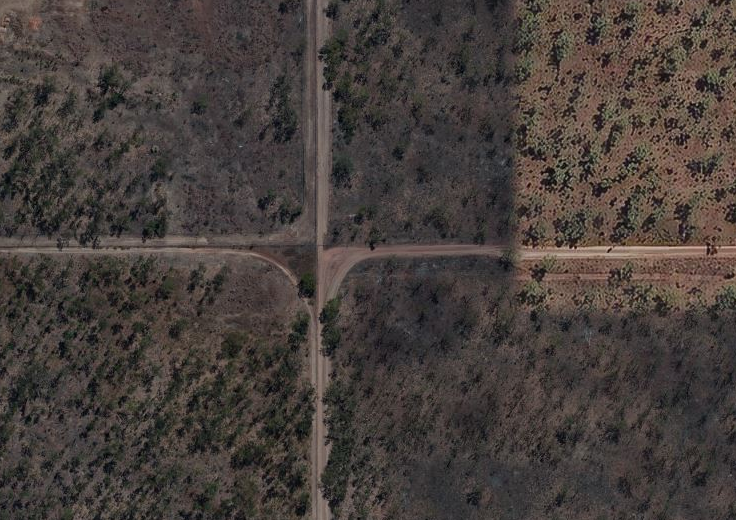
#> input picture map5.PNG, 736 x 520 px
$ python imageProcessing_ver9.py
#> lines starting #> are read from the running program, lines starting #| are printed output that depends on the picture
import cv2 as cv
import numpy as np
from skimage.transform import hough_line, hough_line_peaks
import matplotlib.pyplot as plt

height = 224
width = 224

img = cv.imread('map5.PNG', cv.CV_8UC1)
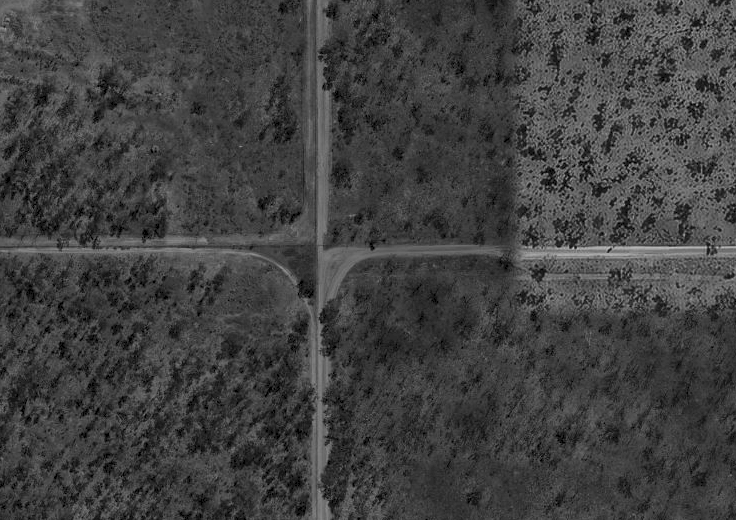
#> img: shape (520, 736); min 0, max 195, mean 65


resized_img = cv.resize(img, (height, width))
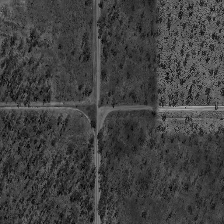
#> resized_img: shape (224, 224); min 0, max 179, mean 64.8
min_line_length = 100
max_line_gap = 10

denoised_img = cv.medianBlur(resized_img, 5)
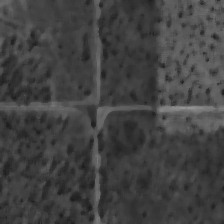
#> denoised_img: shape (224, 224); min 28, max 148, mean 65.9

th = cv.adaptiveThreshold(resized_img, maxValue = 255, adaptiveMethod = cv.ADAPTIVE_THRESH_GAUSSIAN_C, thresholdType = cv.THRESH_BINARY, blockSize = 11, C = 2)
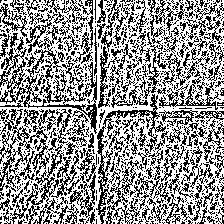
#> th: shape (224, 224); 58.5% white; black in thin lines or dots
laplacian = cv.Laplacian(th, cv.CV_64F).astype('uint8')
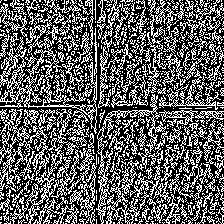
#> laplacian: shape (224, 224); min 0, max 255, mean 95.6
edges = cv.Canny(th, threshold1 = 1500, threshold2 = 500)
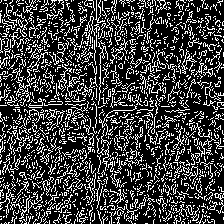
#> edges: shape (224, 224); 24.9% white in thin lines or dots

lines = cv.HoughLinesP(edges, rho = 1, theta = np.pi / 180, threshold = 100, minLineLength = min_line_length, maxLineGap = max_line_gap)
#> lines = 20 rows, first 6: [61, 79, 204, 222], [0, 15, 159, 174], [20, 218, 156, 82], [19, 0, 222, 203], [6, 7, 137, 138], [0, 22, 135, 157]
for line in lines:
    for x1, y1, x2, y2 in line:
        hough_lines_img = cv.line(resized_img ,(x1,y1),(x2,y2),color = (0,255,0), thickness = 2)
#> this loop made 20 passes
#> line on passes 1 to 12: [[61, 79, 204, 222]], [[0, 15, 159, 174]], [[20, 218, 156, 82]], [[19, 0, 222, 203]], [[6, 7, 137, 138]], [[0, 22, 135, 157]], [[67, 62, 223, 218]], [[1, 44, 178, 221]], [[1, 0, 210, 209]], [[6, 11, 139, 144]], [[73, 157, 219, 11]], [[94, 72, 222, 200]]
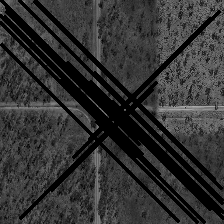
#> resized_img: shape (224, 224); min 0, max 179, mean 50.7


# [6 lines of commented-out code are left out]
plt.imshow(cv.cvtColor(hough_lines_img, cv.COLOR_BGR2RGB))
plt.show()

$ run again, with Map1.png copied over map5.PNG
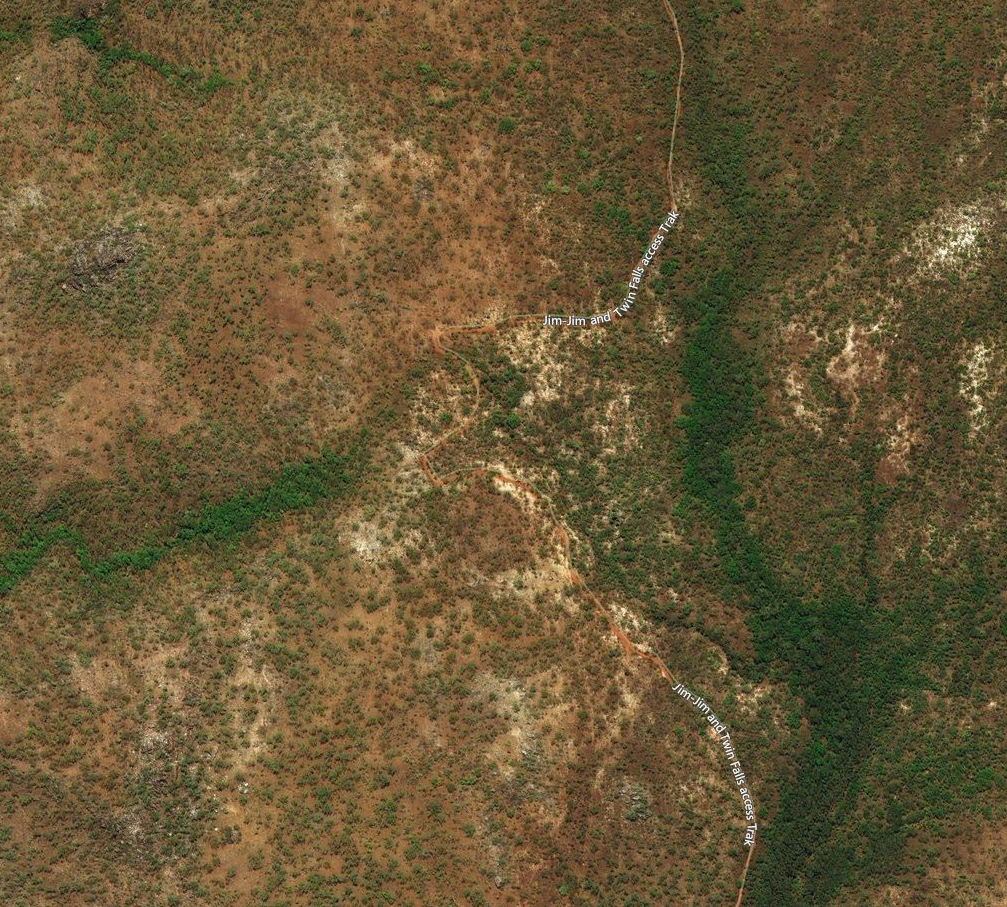
#> input picture Map1.png, 1007 x 907 px
#> `th = cv.adaptiveThreshold(resized_img, maxValue = 255, adaptiveMethod ..`:
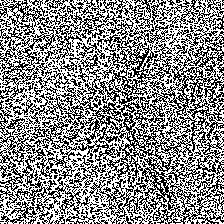
#> th: shape (224, 224); 54.9% white; black in thin lines or dots
#> edges: shape (224, 224); 22.1% white in thin lines or dots
#> lines = [[48, 50, 177, 179], [58, 29, 223, 194], [0, 11, 164, 175], [30, 186, 170, 46], [11, 222, 137, 96], [52, 157, 185, 24]]
#> the loop `for line in lines:` made 6 passes
#> after the loop `for line in lines:`:
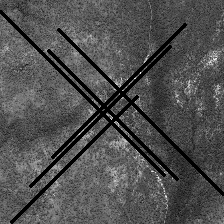
#> resized_img: shape (224, 224); min 0, max 245, mean 80.1

$ run again, with map3.PNG copied over map5.PNG
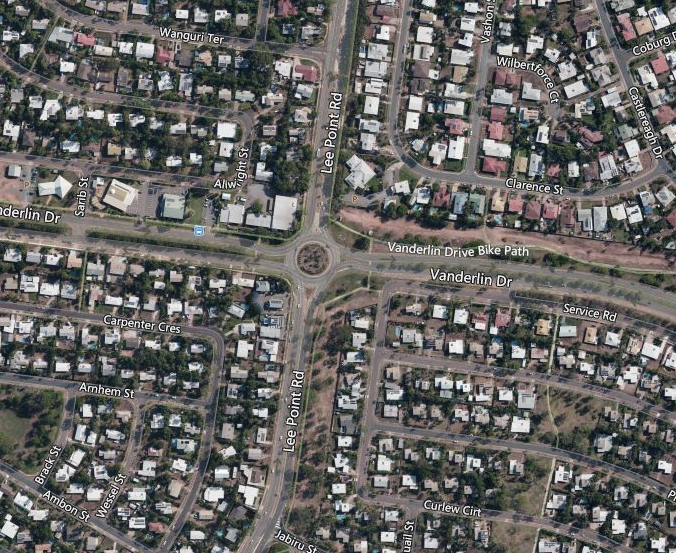
#> input picture map3.PNG, 676 x 553 px
#> th: shape (224, 224); 49.1% white in thin lines or dots
#> edges: shape (224, 224); 28.2% white in thin lines or dots
#> lines = 35 rows, first 6: [99, 125, 219, 5], [97, 120, 208, 9], [27, 223, 223, 27], [79, 155, 210, 24], [120, 101, 220, 1], [6, 222, 173, 55]
#> the loop `for line in lines:` made 35 passes
#> after the loop `for line in lines:`:
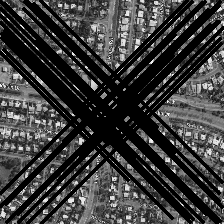
#> resized_img: shape (224, 224); min 0, max 249, mean 59.9
